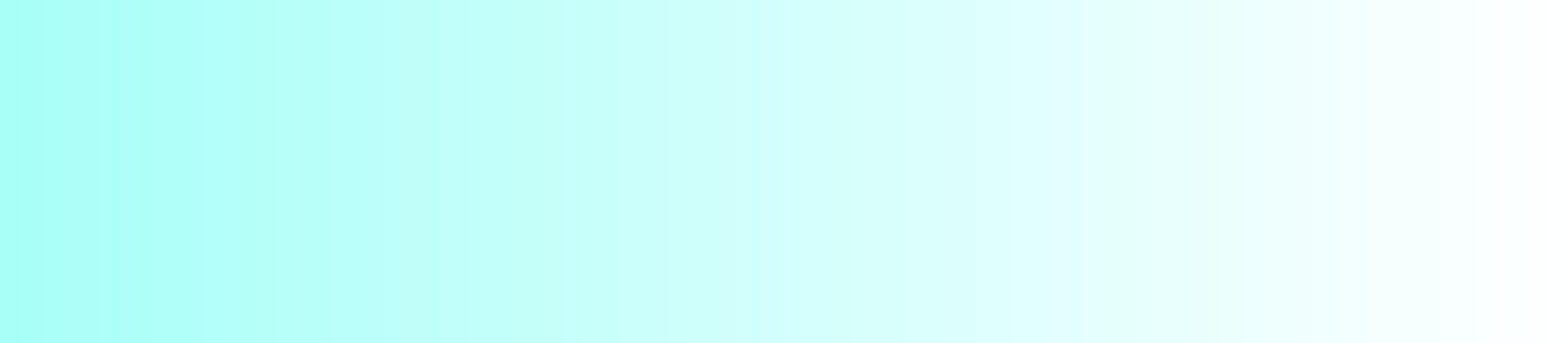
<?xml version="1.0" encoding="UTF-8"?>
<ui version="4.0">
 <class>Dialog</class>
 <widget class="QDialog" name="Dialog">
  <property name="geometry">
   <rect>
    <x>0</x>
    <y>0</y>
    <width>1600</width>
    <height>350</height>
   </rect>
  </property>
  <property name="windowTitle">
   <string>Dialog</string>
  </property>
  <widget class="QWidget" name="widget" native="true">
   <property name="geometry">
    <rect>
     <x>0</x>
     <y>0</y>
     <width>1601</width>
     <height>351</height>
    </rect>
   </property>
   <property name="styleSheet">
    <string notr="true">QWidget#widget {
background-color:qlineargradient(spread:pad, x1:0, y1:0, x2:1, y2:0, stop:0 rgba(167, 255, 248, 255), stop:1 rgba(255, 255, 255, 255))
}</string>
   </property>
  </widget>
 </widget>
 <resources/>
 <connections/>
</ui>
